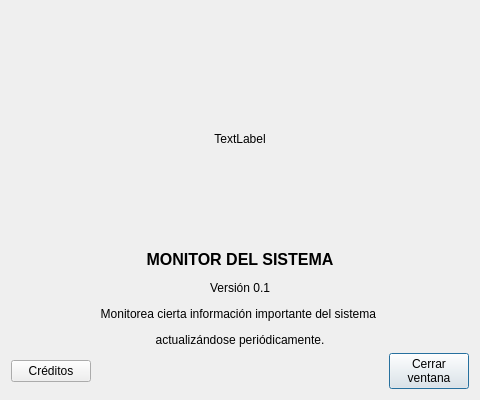
<?xml version="1.0" encoding="UTF-8"?>
<ui version="4.0">
 <class>Information</class>
 <widget class="QDialog" name="Information">
  <property name="geometry">
   <rect>
    <x>0</x>
    <y>0</y>
    <width>480</width>
    <height>400</height>
   </rect>
  </property>
  <property name="minimumSize">
   <size>
    <width>480</width>
    <height>400</height>
   </size>
  </property>
  <property name="maximumSize">
   <size>
    <width>480</width>
    <height>400</height>
   </size>
  </property>
  <property name="baseSize">
   <size>
    <width>480</width>
    <height>400</height>
   </size>
  </property>
  <property name="windowTitle">
   <string>Acerca de.</string>
  </property>
  <layout class="QVBoxLayout" name="verticalLayout_2">
   <item>
    <layout class="QVBoxLayout" name="verticalLayout">
     <item>
      <layout class="QHBoxLayout" name="horizontalLayout_2">
       <item>
        <spacer name="horizontalSpacer_2">
         <property name="orientation">
          <enum>Qt::Horizontal</enum>
         </property>
         <property name="sizeHint" stdset="0">
          <size>
           <width>40</width>
           <height>20</height>
          </size>
         </property>
        </spacer>
       </item>
       <item>
        <widget class="QLabel" name="iconLabel">
         <property name="minimumSize">
          <size>
           <width>256</width>
           <height>256</height>
          </size>
         </property>
         <property name="maximumSize">
          <size>
           <width>256</width>
           <height>256</height>
          </size>
         </property>
         <property name="baseSize">
          <size>
           <width>256</width>
           <height>256</height>
          </size>
         </property>
         <property name="text">
          <string>&lt;html&gt;&lt;head/&gt;&lt;body&gt;&lt;p align=&quot;center&quot;&gt;TextLabel&lt;/p&gt;&lt;/body&gt;&lt;/html&gt;</string>
         </property>
        </widget>
       </item>
       <item>
        <spacer name="horizontalSpacer_3">
         <property name="orientation">
          <enum>Qt::Horizontal</enum>
         </property>
         <property name="sizeHint" stdset="0">
          <size>
           <width>40</width>
           <height>20</height>
          </size>
         </property>
        </spacer>
       </item>
      </layout>
     </item>
     <item>
      <widget class="QLabel" name="titleLabel">
       <property name="text">
        <string>&lt;html&gt;&lt;head/&gt;&lt;body&gt;&lt;p align=&quot;center&quot;&gt;&lt;span style=&quot; font-size:12pt; font-weight:600;&quot;&gt;MONITOR DEL SISTEMA&lt;/span&gt;&lt;/p&gt;&lt;p align=&quot;center&quot;&gt;Versión 0.1&lt;/p&gt;&lt;p align=&quot;center&quot;&gt;Monitorea cierta información importante del sistema &lt;/p&gt;&lt;p align=&quot;center&quot;&gt;actualizándose periódicamente.&lt;/p&gt;&lt;/body&gt;&lt;/html&gt;</string>
       </property>
      </widget>
     </item>
    </layout>
   </item>
   <item>
    <layout class="QHBoxLayout" name="horizontalLayout">
     <item>
      <widget class="QPushButton" name="creditsButton">
       <property name="toolTip">
        <string>&lt;html&gt;&lt;head/&gt;&lt;body&gt;&lt;p&gt;Muestra información sobre los autores del programa.&lt;/p&gt;&lt;/body&gt;&lt;/html&gt;</string>
       </property>
       <property name="text">
        <string>Créditos</string>
       </property>
      </widget>
     </item>
     <item>
      <spacer name="horizontalSpacer">
       <property name="orientation">
        <enum>Qt::Horizontal</enum>
       </property>
       <property name="sizeHint" stdset="0">
        <size>
         <width>40</width>
         <height>20</height>
        </size>
       </property>
      </spacer>
     </item>
     <item>
      <widget class="QPushButton" name="closeButton">
       <property name="toolTip">
        <string>Cierra esta ventana.</string>
       </property>
       <property name="text">
        <string>Cerrar
ventana</string>
       </property>
       <property name="default">
        <bool>true</bool>
       </property>
       <property name="flat">
        <bool>false</bool>
       </property>
      </widget>
     </item>
    </layout>
   </item>
  </layout>
 </widget>
 <resources/>
 <connections>
  <connection>
   <sender>closeButton</sender>
   <signal>clicked()</signal>
   <receiver>Information</receiver>
   <slot>close()</slot>
   <hints>
    <hint type="sourcelabel">
     <x>418</x>
     <y>291</y>
    </hint>
    <hint type="destinationlabel">
     <x>435</x>
     <y>348</y>
    </hint>
   </hints>
  </connection>
 </connections>
</ui>
